Frame 1 (no input): blank canvas, image omitted
Frame 60 (no input): blank canvas, image omitted
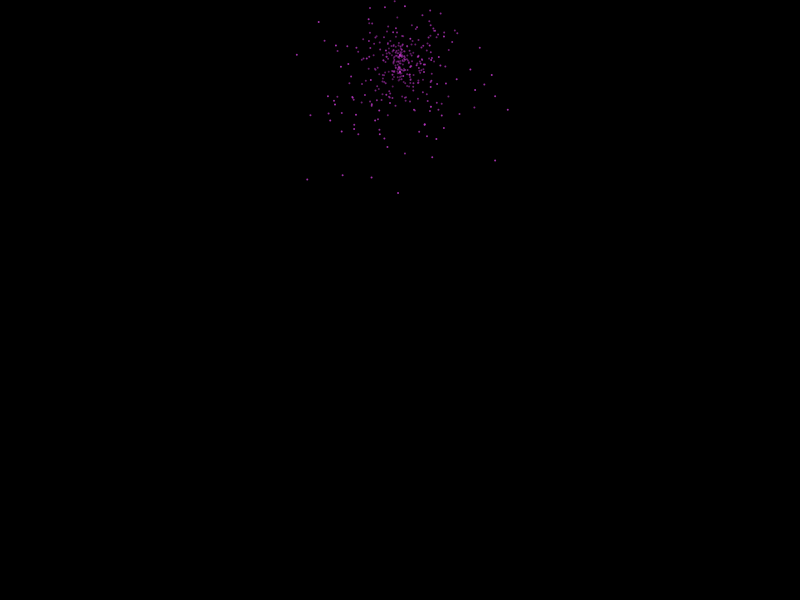
Frame 120 (the mouse pressed at the canvas centre since frame 60)

The p5.js sketch whose frames 1 and 60 were blank and that drew this single picture after the mouse press (run headless with seeded random() and noise() and a simulated clock; from frame 60 on, the mouse is pressed at the canvas centre):

// p5.js sketch
// ── sketch.js
let emitters = []; // Emitterの配列
let mover; // 円
let color; // 花火の色
function mousePressed(){
  // 花火の色をランダムに決める
  color = createVector(random(0, 255), random(0, 255), random(0, 255));
  // Moverをインスタンス化
  mover = new Mover(mouseX, mouseY, color);
}

function setup() {
  createCanvas(800, 600);
}

function draw() {
  // 黒の背景
  background(0);

  // 重力
  let gravity = createVector(0, 0.6);
  if(mover){
    mover.applyForce(gravity); // 重力を加える
    mover.update(); // 位置や速度を計算
    mover.show(); // 表示

    // moverの現在位置と初期位置を比較
    if(mover.edges()){
      // Emitter作成
      if(mover.pos.y >= 150){
        emitters.push(new Emitter(mover.pos.x, mover.pos.y - 100, color));
      }else{ // Emitterを作成する際、Emitterのy方向の初期位置が小さすぎるとEmitterが見えなくなってしまうため、分けた
        emitters.push(new Emitter(mover.pos.x, 50, color));
      }
    }
  }

  for (let emitter of emitters){
    emitter.emit(5); // 毎フレーム5つずつパーティクル(円)を新規に作成
    emitter.show(); // 表示
    emitter.update(); // 位置や速度等を更新
  }
}
// ── emitter.js
class Emitter{
  constructor(x, y, color){
    // パーティクルを放射する位置(ベクトル)
    this.position = createVector(x, y);
    // パーティクルを保管する配列
    this.particles = [];
    // 色
    this.color = color;
  }
  
  // パーティクルを追加する
  emit(num){ // 引数num: 放射したいパーティクルの数
    for(let i = 0; i < num; i++){
      this.particles.push(new Particle(this.position.x, this.position.y, this.color));// 値は決め打ちしない
      this.position.y += 0.1; // 作成するParticleのy軸方向の初期位置をだんだん下にいくようにした
    }
  }
  
  // 位置や速度を計算
  update(){
    for(let particle of this.particles){
      // 重力を実装
      let gravity = createVector(0, 0.1); // y軸方向の重力を0.2から0.1に変更
      particle.applyForce(gravity);
      
      // パーティクルの速度、位置、透明度を計算
      particle.update();
    }

    // 配列の末尾から確認していき、もし透明度が0未満なら取り除く
    for(let i = this.particles.length - 1; i >= 0; i--){
      if (this.particles[i].finished()){
        this.particles.splice(i, 1);
      }
    }
  }
  
  // 表示
  show(){
    for(let particle of this.particles){
      particle.show();
    }
  }
}
// ── mover.js
class Mover{
  constructor(x, y, color){
    this.y = y; // 初期位置(y方向)
    this.pos = createVector(x, y); // 位置
    this.vel = createVector(0, -20); // 速度 y軸方向の速度が-20になっているため、上に上がっていく。
    this.acc = createVector(0, 0); // 加速度
    this.r = 5; //　半径
    this.color = color; // 色
    this.lifetime = 255; // 透明度
  }

  // ニュートンの第2法則を実装する
  applyForce(force){
    this.acc.add(force);
  }

  // Emitterを作るかどうかの判定
  edges(){
    // moverの初期位置が250以上なら、
    if(this.y >= 250){
      // moverの現在位置this.pos.yが初期位置this.yよりy軸方向に230以上250未満離れていればTrue、そうでなければFalseを返す
      return (this.pos.y >= this.y - 250 && this.pos.y <= this.y - 230);
    }else{
      // moverの現在位置this.pos.yが-20より大きく、0より小さければTrue、そうでなければFalseを返す
      return (this.pos.y <= 0 && this.pos.y >= -20);
    }
  }

  // 位置や速度を計算
  update(){
    this.vel.add(this.acc);
    this.pos.add(this.vel);
    this.acc.set(0, 0); // 力を取り除く
    this.lifetime -= 10; // 透明度を減らしていく
  }

  // 表示
  show(){
    noStroke(); // 枠線は書かない
    fill(this.color.x, this.color.y, this.color.z, this.lifetime); //　指定した色と透明度で塗りつぶす
    ellipse(this.pos.x, this.pos.y, this.r * 2); // 円を描く
  }
}
// ── particle.js
class Particle{
  constructor(x, y, color){
    // 位置：初期位置x, yを指定してベクトルを作成する
    this.pos = createVector(x, y);
    
    // 速度：ランダムな角度を指定してベクトルを作成し、30倍する。
    this.vel = p5.Vector.random2D();
    this.vel.mult(random(0.05, 0.1));
    this.vel.mult(30);
    this.vel.mult(Math.random() < 0.5 ? -1: 1); // 上方向の速度か、下方向の速度かをランダムにする
    
    // 加速度: 初期位置をランダムに指定してベクトルを作成する
    this.acc = p5.Vector.random2D();
    this.vel.mult(random(0.5, 2));
    
    // 半径
    this.r = 1;
    
    // 透明度
    this.lifetime = 100;

    // 色
    this.color = color;
  }
  
  // パーティクルを消滅させるかどうか判断する
  finished(){
    return (this.lifetime > 230);
  }
  
  // ニュートンの第2法則を実装する
  applyForce(force){
    // this.acc = force; // 簡素化されたver
    this.acc.add(force);
  }

  //　更新
  update() {
    this.vel.add(this.acc);
    this.pos.add(this.vel);
    this.acc.set(0, 0); // 力を取り除く
    this.lifetime += 5; // 時間の経過とともにアルファ値を増やす
  }

  // 表示
  show() {
    noStroke(); // 枠線は描かない
    fill(this.color.x, this.color.y, this.color.z, this.lifetime); //　塗りつぶす色を透明度を変えながらコンストラクタで指定した色に設定 
    ellipse(this.pos.x, this.pos.y, this.r * 2); // 中心を位置に合わせて、直径r*2で円を描く

  }
}
